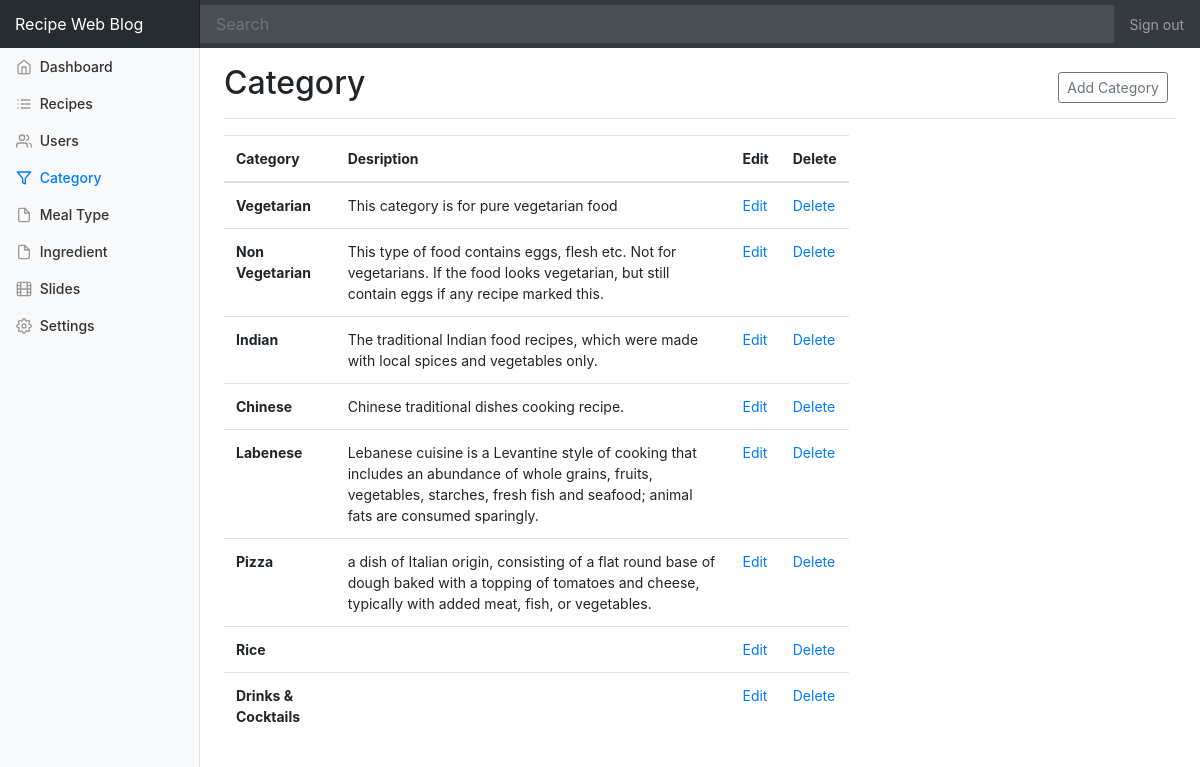
Screenshot of /dashboard/category.php (signed in) with the database file from the repository.
### tables this page shows
CREATE TABLE `settings` (
  `id` int(10) UNSIGNED NOT NULL,
  `name` varchar(32) NOT NULL,
  `value` varchar(400) NOT NULL,
  `last_changed` timestamp NOT NULL DEFAULT CURRENT_TIMESTAMP
);

CREATE TABLE `category` (
  `id` int(11) NOT NULL,
  `name` varchar(40) NOT NULL,
  `description` varchar(300) DEFAULT NULL,
  `image` text
);

### includes/functions.php (called while the page is built, shortened)
<?php
function get_setting($name) {
  $table_name = 'settings';
  $db = (new Database())->getConnection();
  $stmt = $db->prepare('SELECT value FROM '. $table_name .' WHERE name = "'.$name.'" LIMIT 1');
  $stmt->execute();
  if($stmt->rowCount() > 0) {
    return $stmt->fetch()[0];
  } else {
    return null;
  }
}
function get_data($tablename, $orderBy = '') {
  $db = (new Database)->getConnection();
  $query = 'SELECT * FROM '.$tablename . $orderBy;
  $stmt = $db->prepare($query);
  $stmt->execute();
  return $stmt->fetchAll();
}

### dashboard/category.php (the view, shortened to what this page needs)
<?php
    $data = get_data('category');
    $total_posts = count($data);
    $page_title = 'Category';
    include_once 'partials/header.php';
?>
<div class="d-flex justify-content-between flex-wrap flex-md-nowrap align-items-center pb-2 mb-3 border-bottom">
        <h1 class="h2"><?php echo isset($page_title)? ucfirst($page_title): 'Dashboard'; ?></h1>
        <div class="btn-toolbar mb-2 mb-md-0">
            <div class="btn-group mr-2">
                <button class="btn btn-sm btn-outline-secondary" data-toggle="modal" data-target=".add-new-category">Add Category</button>
            </div>
        </div>
    </div>
<div class="content">
    <div class="row">
        <div class="col-md-8">
            <table class="table">
                <thead>
                    <tr>
                    <th scope="col">Category</th>
                    <th scope="col">Desription</th>
                    <th scope="col">Edit</th>
                    <th scope="col">Delete</th>
                </thead>
                <tbody>
                <?php
                for($i=0; $i<$total_posts; $i++) {
                    echo '<tr>
                        <th scope="row">' . $data[$i]['name'] . '</th>
                        <td>' . $data[$i]['description'] . '</td>
                        <td>
                            <a href="edit_category.php?id='. $data[$i]['id'] .'">Edit</a>
                        </td>
                        <td><a href="operations/delete_category.php?id='. $data[$i]['id'] .'">Delete</a></td>
                    </tr>';
                }
                ?>
                </tbody>
            </table>
        </div>
    </div>
</div>
</div>
<?php include_once 'partials/footer.php';

### dashboard/partials/header.php (shortened to what this page needs)
<?php
  $website_name = get_setting('website_name');
?>
<!doctype html>
<html lang="en">
  <head>
    <link rel="stylesheet" href="../css/bootstrap.min.css" media="all" />
    <link href="../css/dashboard.css" rel="stylesheet">
  </head>
  <body>
    <nav class="navbar navbar-dark sticky-top bg-dark flex-md-nowrap p-0">
      <a class="navbar-brand col-sm-3 col-md-2 mr-0" href="../index.php"><?php echo $website_name? $website_name : get_config('app', 'name'); ?></a>
      <input class="form-control form-control-dark w-100" type="text" placeholder="Search" aria-label="Search">
      <ul class="navbar-nav px-3">
        <li class="nav-item text-nowrap">
          <a class="nav-link" href="../logout.php">Sign out</a>
        </li>
      </ul>
    </nav>
    <div class="container-fluid">
      <div class="row">
        <nav class="col-md-2 d-none d-md-block bg-light sidebar">
          <div class="sidebar-fixed pt-5">
            <ul class="nav flex-column">
              <li class="nav-item">
                <a class="nav-link <?php echo isset($page_title) && $page_title === 'Dashboard'? 'active':'';?>" href="index.php">
                  <span data-feather="home"></span>
                  Dashboard <?php echo isset($page_title) && $page_title === 'Dashboard'? '<span class="sr-only">(current)</span>':'';?>
                </a>
              </li>
              <li class="nav-item">
                <a class="nav-link <?php echo isset($page_title) && $page_title === 'Recipes'? 'active':'';?>" href="recipes.php">
                  <span data-feather="list"></span>
                  Recipes <?php echo isset($page_title) && $page_title === 'Recipes'? '<span class="sr-only">(current)</span>':'';?>
                </a>
              </li>
              <li class="nav-item">
                <a class="nav-link <?php echo isset($page_title) && $page_title === 'Users'? 'active':'';?>" href="users.php">
                  <span data-feather="users"></span>
                  Users <?php echo isset($page_title) && $page_title === 'Users'? '<span class="sr-only">(current)</span>':'';?>
                </a>
              </li>
              <li class="nav-item">
                <a class="nav-link <?php echo isset($page_title) && $page_title === 'Category'? 'active':'';?>" href="category.php">
                  <span data-feather="filter"></span>
                  Category <?php echo isset($page_title) && $page_title === 'Category'? '<span class="sr-only">(current)</span>':'';?>
                </a>
              </li>
              <li class="nav-item">
                <a class="nav-link <?php echo isset($page_title) && $page_title === 'Meal Type'? 'active':'';?>" href="meal_type.php">
                  <span data-feather="file"></span>
                  Meal Type <?php echo isset($page_title) && $page_title === 'Meal Type'? '<span class="sr-only">(current)</span>':'';?>
                </a>
              </li>
              <li class="nav-item">
                <a class="nav-link <?php echo isset($page_title) && $page_title === 'Ingredient'? 'active':'';?>" href="ingredient.php">
                  <span data-feather="file"></span>
                  Ingredient <?php echo isset($page_title) && $page_title === 'Ingredient'? '<span class="sr-only">(current)</span>':'';?>
                </a>
              </li>
              <li class="nav-item dropdown">
                <a class="nav-link <?php echo isset($page_title) && $page_title === 'Slides'? 'active':'';?>" href="slides.php" >
                  <span data-feather="film"></span>
                  Slides <?php echo isset($page_title) && $page_title === 'Slides'? '<span class="sr-only">(current)</span>':'';?>
                </a>
              </li>
              <li class="nav-item">
                <a class="nav-link <?php echo isset($page_title) && $page_title === 'Settings'? 'active':'';?>" href="settings.php">
                  <span data-feather="settings"></span>
                  Settings <?php echo isset($page_title) && $page_title === 'Settings'? '<span class="sr-only">(current)</span>':'';?>
                </a>
              </li>
            </ul>
          </div>
        </nav>
        <main role="main" class="col-md-9 ml-sm-auto col-lg-10 pt-3 px-4">

### css/dashboard.css (style rules this page uses)
body { font-size: .875rem; }
.feather { width: 16px; height: 16px; vertical-align: text-bottom; }
.sidebar { position: fixed; top: 0; bottom: 0; left: 0; z-index: 100; padding: 0; box-shadow: inset -1px 0 0 rgba(0, 0, 0, .1); }
.sidebar .nav-link { font-weight: 500; color: #333; }
.sidebar .nav-link .feather { margin-right: 4px; color: #999; }
.sidebar .nav-link.active { color: #007bff; }
.sidebar .nav-link:hover .feather, .sidebar .nav-link.active .feather { color: inherit; }
.navbar-brand { padding-top: .75rem; padding-bottom: .75rem; font-size: 1rem; background-color: rgba(0, 0, 0, .25); box-shadow: inset -1px 0 0 rgba(0, 0, 0, .25); }
.navbar .form-control { padding: .75rem 1rem; border-width: 0; border-radius: 0; }
.form-control-dark { color: #fff; background-color: rgba(255, 255, 255, .1); border-color: rgba(255, 255, 255, .1); }
.border-bottom { border-bottom: 1px solid #e5e5e5; }

### rows the page displays
settings: value "Recipe Web Blog"
category: name "Vegetarian", description "This category is for pure vegetarian food"
category: name "Non Vegetarian", description "This type of food contains eggs, flesh etc. Not for vegetarians. If the food looks vegetarian, but still contain eggs if any recipe marked this."
category: name "Indian", description "The traditional Indian food recipes, which were made with local spices and vegetables only."
category: name "Chinese", description "Chinese traditional dishes cooking recipe."
category: name "Labenese", description "Lebanese cuisine is a Levantine style of cooking that includes an abundance of whole grains, fruits, vegetables, starches, fresh fish and seafood; animal fats are consumed sparingly."
category: name "Pizza", description "a dish of Italian origin, consisting of a flat round base of dough baked with a topping of tomatoes and cheese, typically with added meat, fish, or vegetables."
category: name "Rice"
category: name "Drinks & Cocktails"

### other values shown
$page_title "Category"
